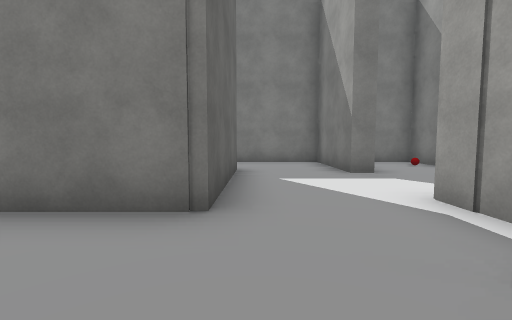
[1] (above)

24 first-person views from a walk through a Unity game level. The camera is 1.3 m above the floor, tilts 4° down and sees 90° across. The floor is counted in squares, 2 m on a side. Each view is taken from the middle of a square. On the plan, view 1 faces up. The plan holds only what a view shows up to about 9 squares ahead; the rest is blank. The player character is not drawn. Some surface patterns are stand-ins.

[2]
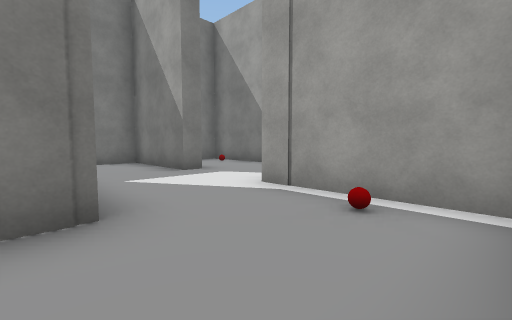

[3]
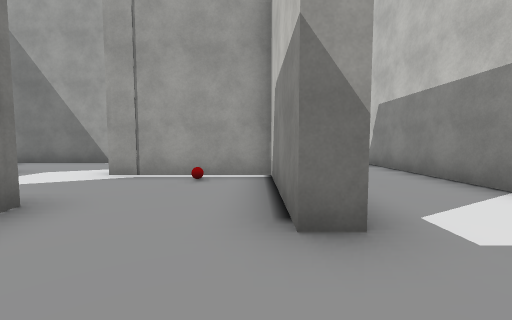

[4]
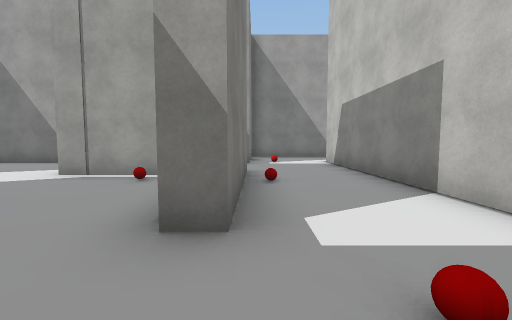

[5]
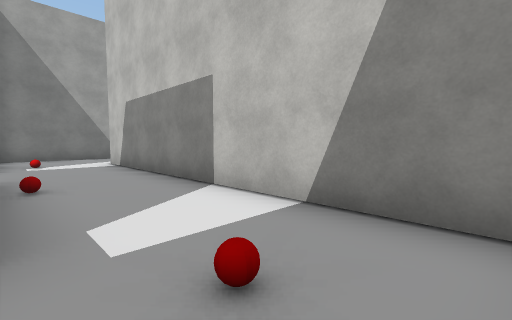

[6]
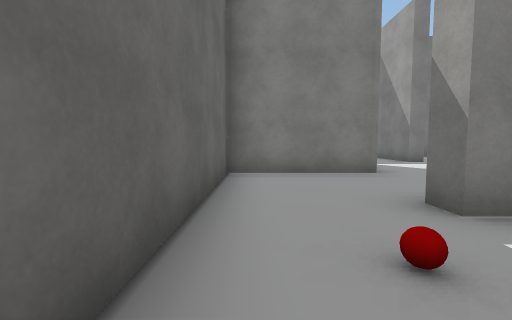

[7]
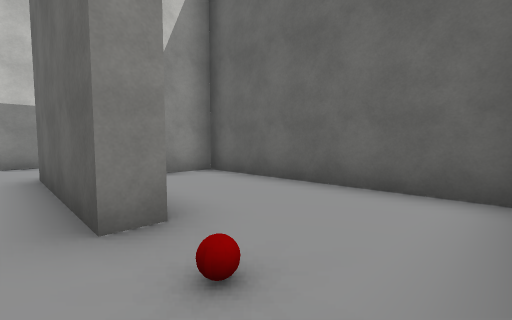

[8]
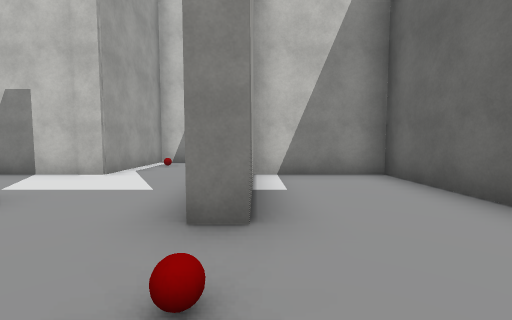

[9]
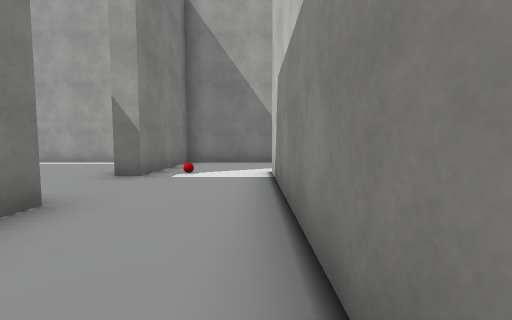

[10]
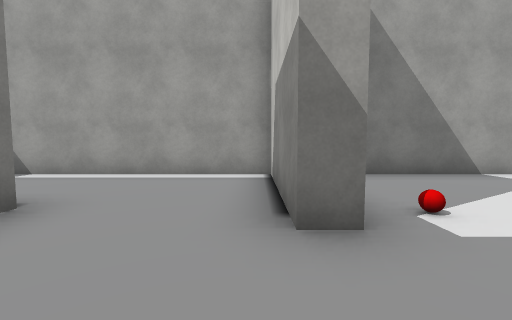

[11]
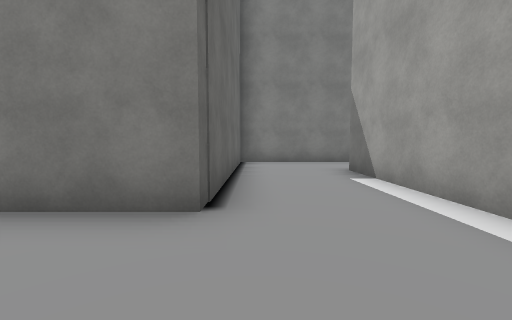

[12]
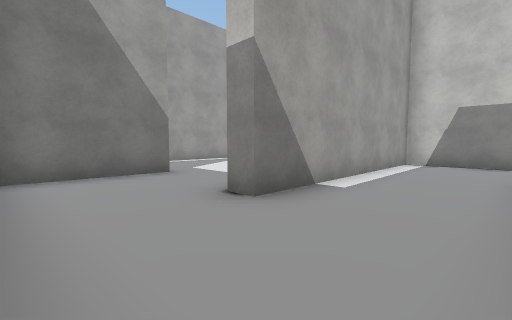

[13]
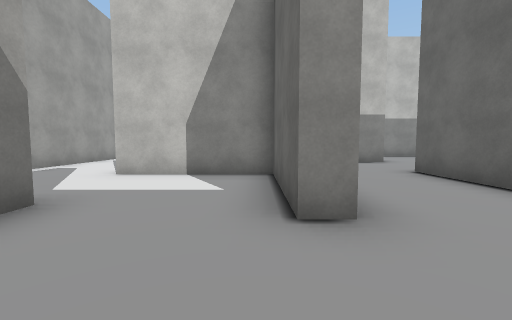

[14]
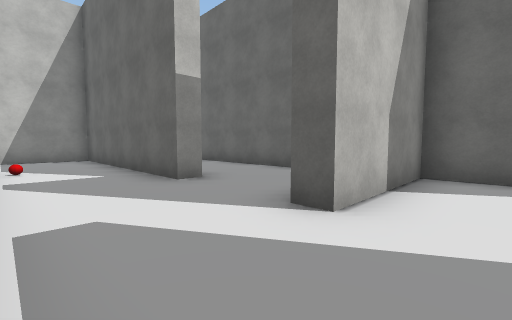

[15]
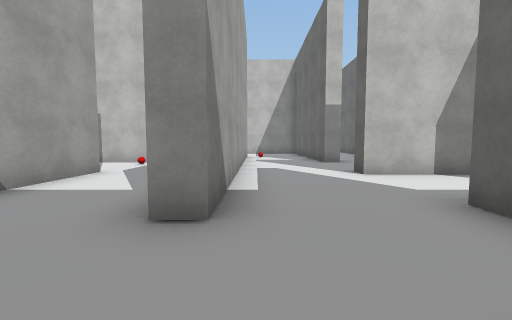

[16]
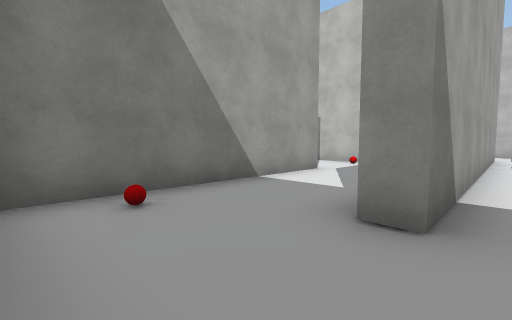

[17]
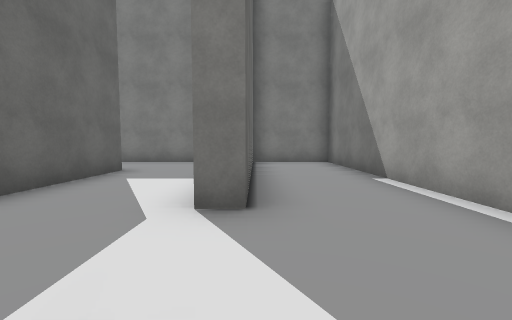

[18]
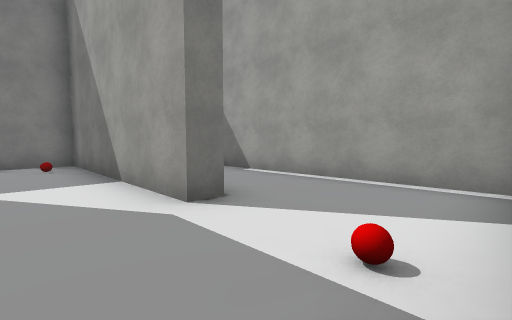

[19]
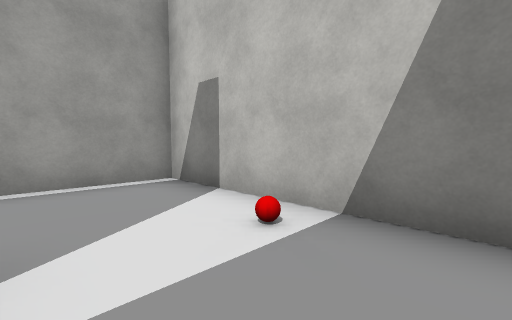

[20]
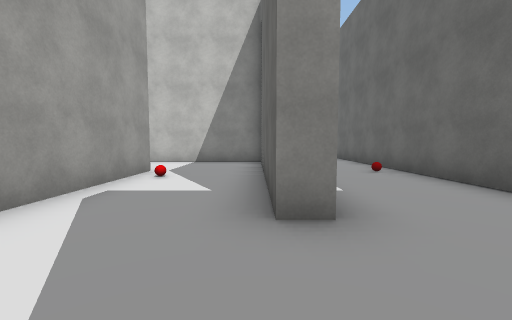

[21]
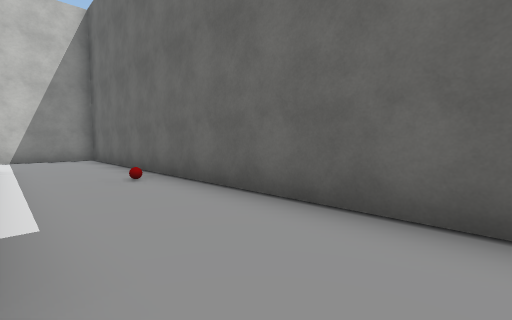

[22]
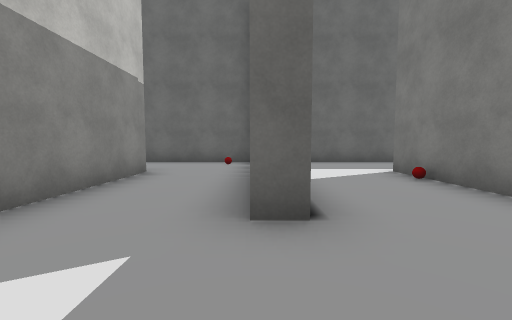

[23]
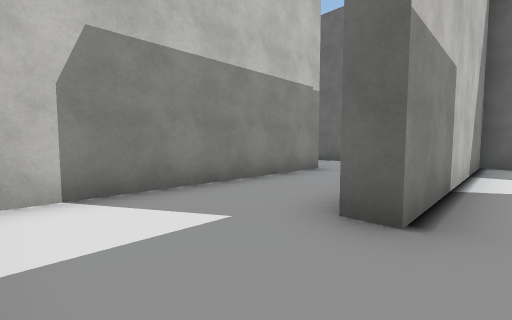

[24]
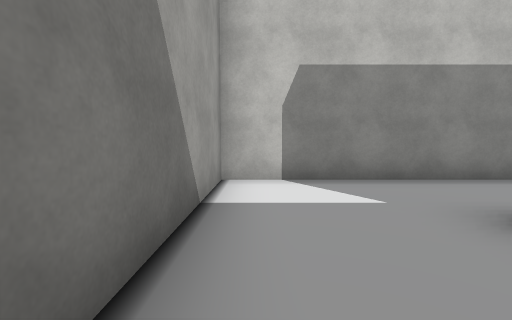

### Floor plan
Points are (right, up) in squares from view 1. A wall is a line through its corners. A room is listed if a view was taken in it or the views show most of it. See-through windows are left out.
Room 1 (views 1, 2)
walls: (-0.5, 2.4) (-1.5, 2.4); (-1.2, -0.2) (2, -0.2) (2, 2.9)
ways out: opening at (-1, 0.5) to room 2; opening at (0.5, 2) to room 8
Room 2 (view 3)
walls: (-1.5, 2.4) (-3.6, 2.4) (-3.6, -0.5)
ways out: opening at (-1, 0.5) to room 1; opening at (-2.5, -1) to room 3
Room 3 (views 4, 5, 6, 9)
walls: (2.6, -0.8) (-1.2, -0.8) (-1.2, -0.2); (-3.1, -3.3) (4.6, -3.3); (-3.6, -0.5) (-3.6, -2.5); (4.9, -0.8) (4.9, -0.2)
ways out: opening at (-2.5, -1) to room 2; opening at (3.5, -1) to room 6; opening at (5, -2.5)
Room 4 (view 7)
walls: (2, 6.6) (2, 8.3) (-0.6, 8.3)
ways out: opening at (-1, 7.5) to room 5; opening at (0.5, 6) to room 8
Room 5 (view 8)
walls: (-3.6, 8.1) (-3.6, 2.9) (-0.9, 2.9); (-1, 3.4) (-1, 5.9) (-0.5, 5.9)
ways out: opening at (-1, 7.5) to room 4
Room 6 (view 10)
walls: (5.5, 2.4) (3.5, 2.4)
ways out: opening at (3.5, -1) to room 3; opening at (5, 0.5) to room 7
Room 7 (views 11, 12, 13, 14, 15, 16, 17, 18, 19, 20, 21, 22, 23, 24)
walls: (11.2, -0.2) (11.8, -0.2) (11.8, -6.4) (15.5, -6.4); (15.9, -0.2) (20.4, -0.2) (20.4, 8.3) (17.9, 8.3); (14.4, -3.9) (14.4, 5.9) (14.9, 5.9) (14.9, 3); (8.6, 1.1) (8.6, -9.5) (14.9, -9.5) (14.9, -10.1); (14, -6.9) (11.2, -6.9); (11.3, 5.4) (11.3, 8.1); (11.8, 5.9) (11.8, 5.4); (4.9, -0.2) (8.1, -0.2) (8.1, 5.9) (8.6, 5.9) (8.6, 2.9) (11.8, 2.9) (11.8, 2.2); (17.9, 6.8) (17.9, 2.4) (17.4, 2.4) (17.4, 8.3) (13.6, 8.3); (9.1, 8.3) (5.5, 8.3) (5.5, 2.4); (8.6, -10.1) (8.6, -13.6); (11.2, -12.4) (17.6, -12.4) (17.6, -8.5)
ways out: opening at (5, 0.5) to room 6
Room 8 (no view inside)
walls: (2.6, 5.4) (2, 5.4) (2, 6.6); (2, 2.9) (4.2, 2.9); (-0.5, 5.9) (-0.5, 2.4); (4.9, 4.5) (4.9, 8.4); (5.1, 8.3) (3.8, 8.3)
ways out: opening at (0.5, 2) to room 1; opening at (0.5, 6) to room 4

Where each view was taken, in squares from view 1:
view 1: 0 up, 0 right, facing up
view 2: 0 up, 1 left, facing up-right
view 3: 0 up, 3 left, facing right
view 4: 1 down, 3 left, facing right
view 5: 1 down, 3 left, facing down-right
view 6: 3 down, 3 left, facing up
view 7: 8 up, 0 right, facing down-left
view 8: 8 up, 1 left, facing down
view 9: 3 down, 0 right, facing right
view 10: 0 up, 3 right, facing right
view 11: 0 up, 6 right, facing up
view 12: 8 up, 6 right, facing down-right
view 13: 8 up, 9 right, facing down
view 14: 4 up, 14 right, facing down-left
view 15: 8 up, 14 right, facing down
view 16: 8 up, 14 right, facing down-right
view 17: 0 up, 18 right, facing up
view 18: 0 up, 16 right, facing up-right
view 19: 2 up, 16 right, facing down-right
view 20: 2 up, 12 right, facing down
view 21: 1 up, 11 right, facing down-left
view 22: 10 down, 17 right, facing left
view 23: 9 down, 17 right, facing down-left
view 24: 8 down, 17 right, facing down
